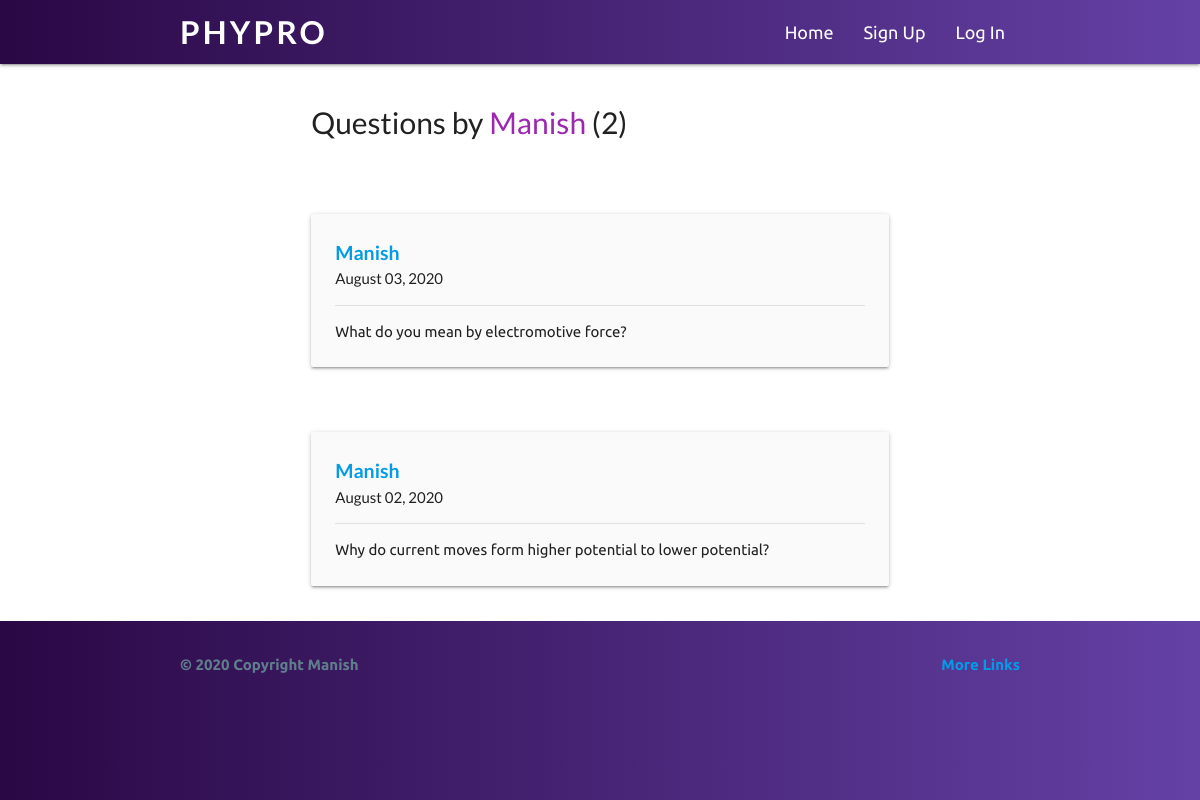
The app's page /profile/Manish with its own data.
### posts/models.py (models this page shows, shortened)
class Post(models.Model):
    title = models.CharField(max_length=100)
    content = models.TextField()
    date_posted = models.DateTimeField(default=timezone.now)
    author = models.ForeignKey(User, on_delete=models.CASCADE)
    answer_status = models.BooleanField(default=False)

### posts/views.py (the view)
# urls.py: path('profile/<str:username>', UserPostListView.as_view(), name="user-posts"),
class UserPostListView(ListView):
    model = Post
    template_name = 'posts/user_posts.html'
    context_object_name = 'posts'
    paginate_by = 5
    def get_queryset(self):
        user = get_object_or_404(User, username=self.kwargs.get('username'))
        return Post.objects.filter(author=user).order_by('-date_posted')

### posts/templates/posts/user_posts.html (shortened to what this page needs)
{%extends 'entry/base.html'%} {%block content%}
<div class="container-section">
  <div class="row">
    <div class="col s12 m8 offset-m2 l6 offset-l3">
      <h1 style="font-size: 2em; font-family: lato;">
        Questions by
        <span class="purple-text">{{view.kwargs.username}}</span>
        ({{page_obj.paginator.count}})
      </h1>
    </div>
  </div>
</div>
<div>
  {%for post in posts%}
  <div class="container-section">
    <div class="row">
      <div class="col s12 m8 offset-m2 l6 offset-l3">
        <div class="card-panel grey lighten-5 z-depth-1">
          <p
            class="author-heading"
            style="font-size: 1.3em; font-weight: bolder;"
          >
            <a href="{%url 'user-posts' post.author.username%}"
              >{{post.author}}</a
            >
          </p>
          <p class="author-heading" style="font-size: 1em; font-weight: 400;">
            {{post.date_posted|date:"F d, Y"}}
          </p>
          <div class="divider"></div>
          <p
            class="author-heading"
            style="font-size: 15px; font-family: ubuntu; margin-top: 1em;"
          >
            {{post.content}}
          </p>
        </div>
      </div>
    </div>
  </div>
  {%endfor%}
</div>
 {%endblock%}

### entry/static/entry/design.css (style rules this page uses)
* { margin: 0; padding: 0; }
body { display: flex; min-height: 100vh; flex-direction: column; }
.card-panel { margin-top: 2rem; font-family: lato; font-size: 15px; }
.divider { margin-top: 1em; }

### records on screen
Post: author "Manish", date_posted "August 03, 2020", content "What do you mean by electromotive force?"
Post: author "Manish", date_posted "August 02, 2020", content "Why do current moves form higher potential to lower potential?"

### other values on screen
{{ view.kwargs.username }} "Manish"
{{ page_obj.paginator.count }} "2"
